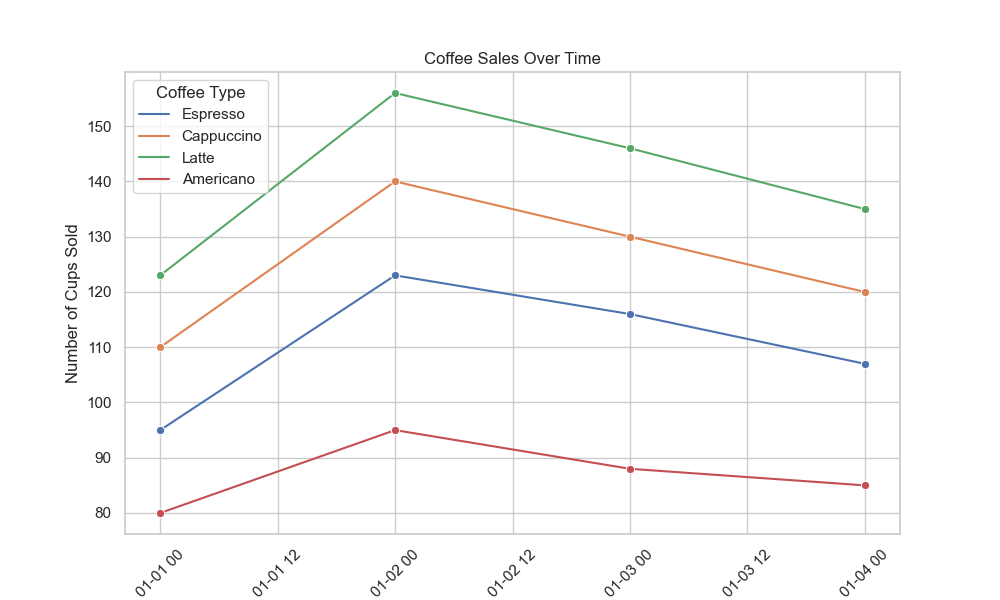

This figure's Python source:

import pandas as pd
import seaborn as sns
import matplotlib.pyplot as plt

# Define the chart data
chart_data = [
    {'Date': '2023-01-01', 'Espresso': 95, 'Cappuccino': 110, 'Latte': 123, 'Americano': 80},
    {'Date': '2023-01-02', 'Espresso': 123, 'Cappuccino': 140, 'Latte': 156, 'Americano': 95},
    {'Date': '2023-01-03', 'Espresso': 116, 'Cappuccino': 130, 'Latte': 146, 'Americano': 88},
    {'Date': '2023-01-04', 'Espresso': 107, 'Cappuccino': 120, 'Latte': 135, 'Americano': 85}
]

# Convert to a DataFrame
df = pd.DataFrame(chart_data)

# Convert 'Date' to datetime type
df['Date'] = pd.to_datetime(df['Date'])

# Melt the DataFrame from wide to long format
df_long = df.melt(id_vars='Date', var_name='Coffee_Type', value_name='Sales')

# Create the line plot using Seaborn
sns.set_theme(style="whitegrid")  # Setting the theme for the plot

plt.figure(figsize=(10, 6))  # Set the figure size
line_plot = sns.lineplot(data=df_long, x='Date', y='Sales', hue='Coffee_Type', marker='o', dashes=False)

# Beautify the plot
plt.title('Coffee Sales Over Time')  # Title of the plot
plt.xlabel('Date')  # X-axis label
plt.ylabel('Number of Cups Sold')  # Y-axis label
plt.xticks(rotation=45)  # Rotate the x-axis labels to show dates at an angle

# Show legend
plt.legend(title='Coffee Type', loc='upper left')

# Display the plot
plt.show()
